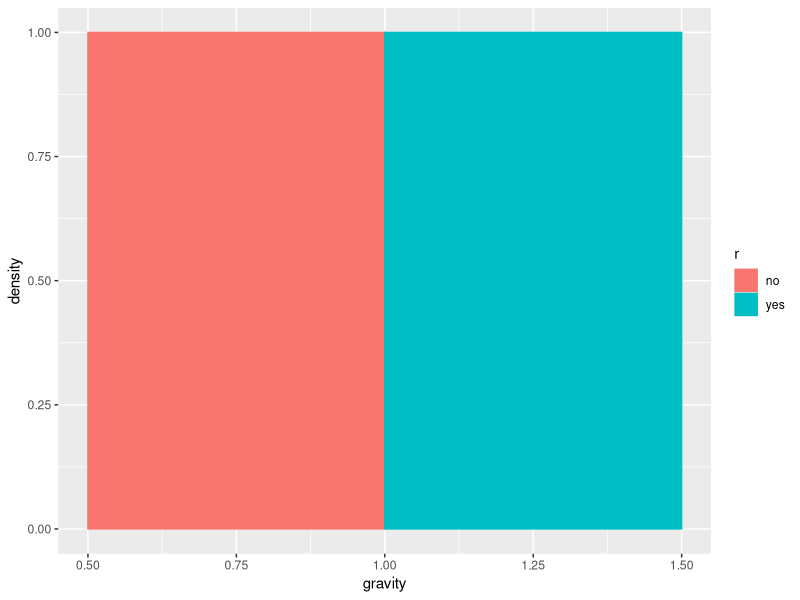
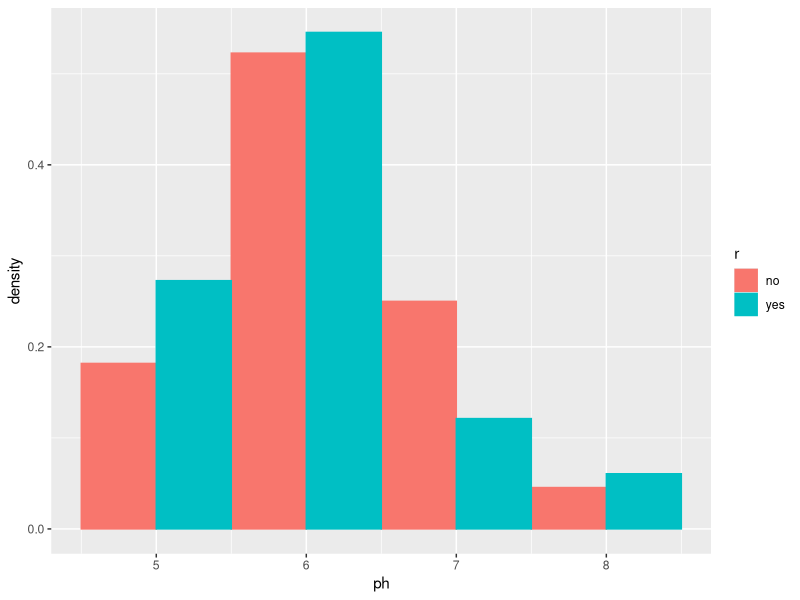
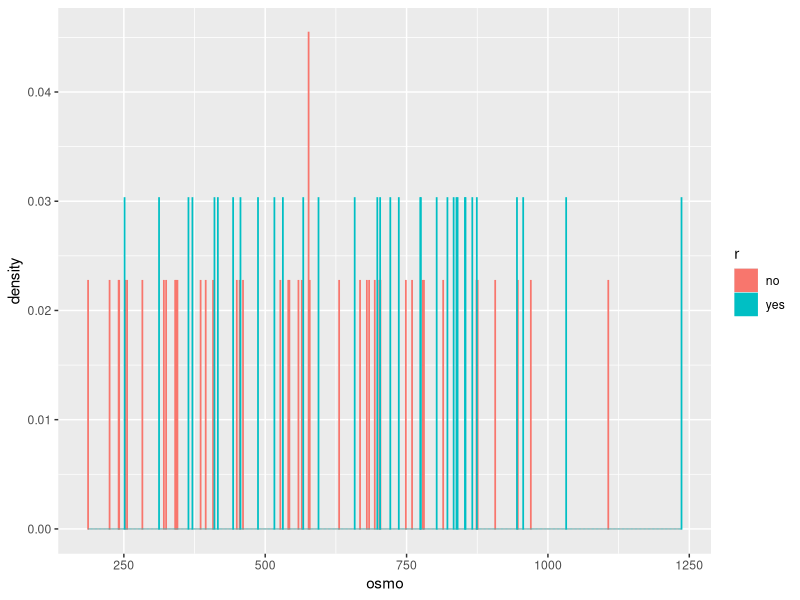
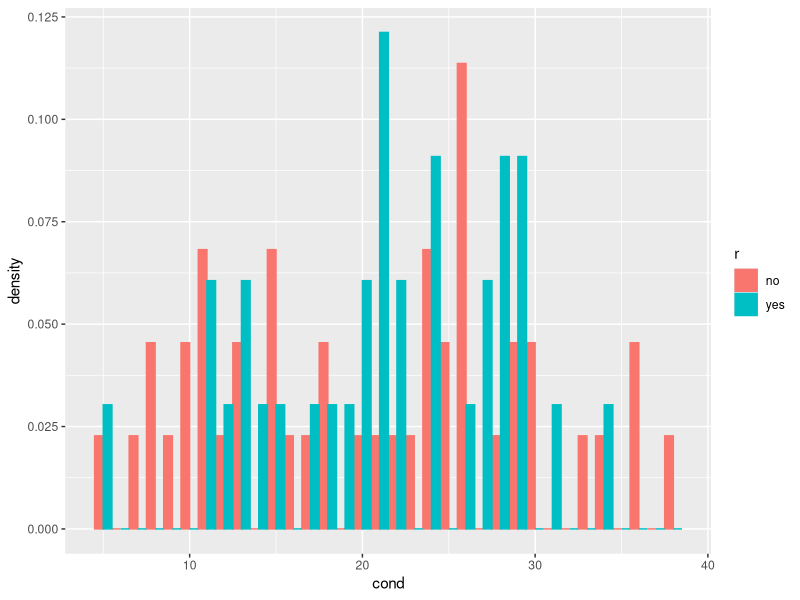
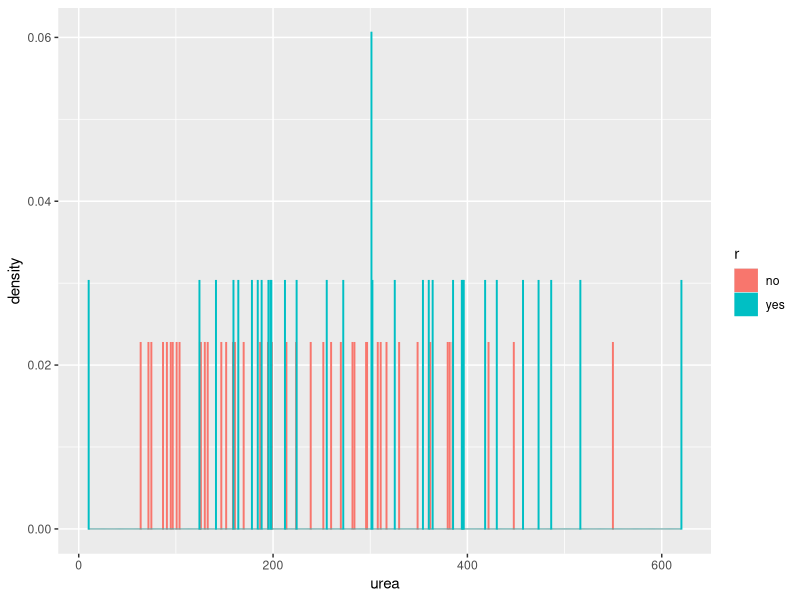
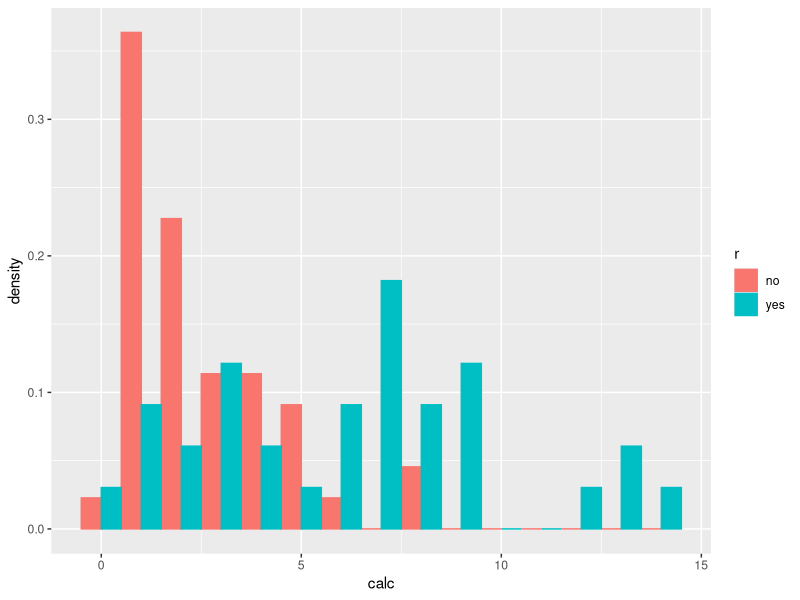
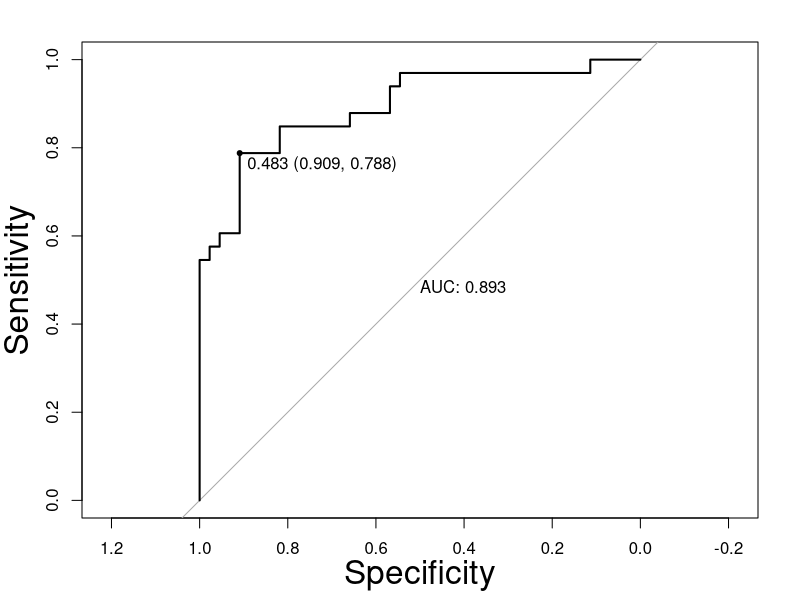
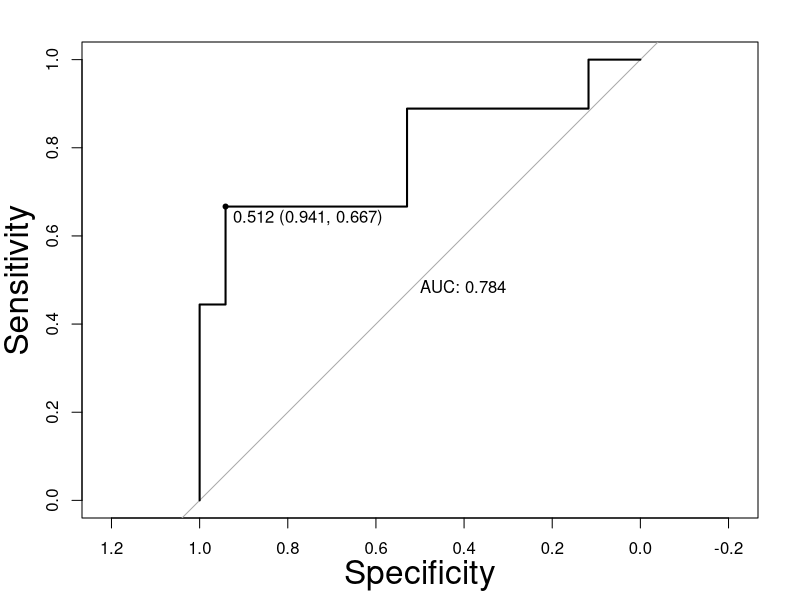

Recreate these plots in R, in order.
## ---- chunk 1
knitr::opts_chunk$set(echo = TRUE)
## ---- chunk 2
suppressMessages(library(boot))
which(is.na(urine),arr.ind = TRUE)
## ---- chunk 3
urine <- urine[-c(1,55),]
urine$r <- factor(urine$r, levels= c("0","1"),labels = c("no","yes"))
str(urine)
## ---- chunk 4
#?urine

library(ggplot2)
## ---- chunk 5
#histogram plots for each predictor(covariate)

ggplot(urine, aes(x=gravity, fill=r, color=r)) +
  geom_histogram(position="dodge", binwidth=1, aes(y=after_stat(density)))
  #theme(text = element_text(size = 22))
  
ggplot(urine, aes(x=ph, fill=r, color=r)) +
  geom_histogram(position="dodge", binwidth=1, aes(y=after_stat(density)))

ggplot(urine, aes(x=osmo, fill=r, color=r)) +
  geom_histogram(position="dodge", binwidth=1, aes(y=after_stat(density)))

ggplot(urine, aes(x=cond, fill=r, color=r)) +
  geom_histogram(position="dodge", binwidth=1, aes(y=after_stat(density)))

ggplot(urine, aes(x=urea, fill=r, color=r)) +
  geom_histogram(position="dodge", binwidth=1, aes(y=after_stat(density)))

ggplot(urine, aes(x=calc, fill=r, color=r)) +
  geom_histogram(position="dodge", binwidth=1, aes(y=after_stat(density)))
## ---- chunk 6
#Fit full logistic model
logistic_model = glm(r ~ ., family = binomial, data = urine)
summary(logistic_model)
## ---- chunk 7
#p-value calculation for hypothesis test

difference = logistic_model$null.deviance - logistic_model$deviance
#difference

#p_value = 1-pchisq(difference,2)
p_value = pchisq(difference,6,lower.tail = FALSE)
p_value
## ---- chunk 8
#AIC Feature Selection

logistic_model_reduced = step(logistic_model, trace=0)
summary(logistic_model_reduced)
## ---- chunk 9
library(pROC)

predicted_probabilities = predict(logistic_model_reduced, type = "response")
roc_obj = roc(response = urine$r, predictor = predicted_probabilities)

#ROC Curve
plot(roc_obj,legacy.axes=FALSE,print.auc=TRUE,print.thres=TRUE,cex.lab=2)

#AUC
AUC = auc(roc_obj)
AUC

roc_logistic = c(coords(roc_obj, "b",
  ret=c("threshold","se","sp"),
  best.method="youden"))

#Threshold, Sensitivity, Specificity values
names(roc_logistic) <- c("Threshold","Sensitivity","Specificity")

t(roc_logistic)
## ---- chunk 10
#Confusion Matrix based on best probability threshold found previously (0.48)

cutoff = 0.48
y_hat = numeric(nrow(urine))
y_hat[which(predicted_probabilities > cutoff)] = 1
conf_mat = table(predicted = y_hat, actual = urine$r)

conf_mat

FPR = 1 - conf_mat[1, 1] / sum(conf_mat[, 1]) # False Positive Rate
TPR = conf_mat[2, 2] / sum(conf_mat[, 2]) # True Positive Rate
PPV = conf_mat[2, 2] / sum(conf_mat[2, ]) # Positive Predictive Value
NPV = conf_mat[1, 1] / sum(conf_mat[1, ]) # Negative Predictive Value

FPR
TPR
PPV
NPV
## ---- chunk 11
# Train-Test Split
set.seed(10)
train_ind <- sample(1:77,51)
train_urine <- urine[train_ind,]
test_urine <- urine[-train_ind,]
## ---- chunk 12
#Fit the full model
logistic_model = glm(r ~ ., family = binomial, data = train_urine)

#Stepwise Feature Selection on full model
logistic_model_best = step(logistic_model, trace=0)
summary(logistic_model_reduced)
## ---- chunk 13
predicted_probabilities = predict(logistic_model_best, newdata = test_urine, type = "response")
roc_obj = roc(response = test_urine$r, predictor = predicted_probabilities)

#ROC Curve
plot(roc_obj,legacy.axes=FALSE,print.auc=TRUE,print.thres=TRUE,cex.lab=2)

#AUC
AUC = auc(roc_obj)
AUC

#Threshold, Sensitivity, Specificity
roc_logistic = c(coords(roc_obj, "b",
  ret=c("threshold","se","sp"),
  best.method="youden"))

names(roc_logistic) <- c("Threshold","Sensitivity","Specificity")

t(roc_logistic)
